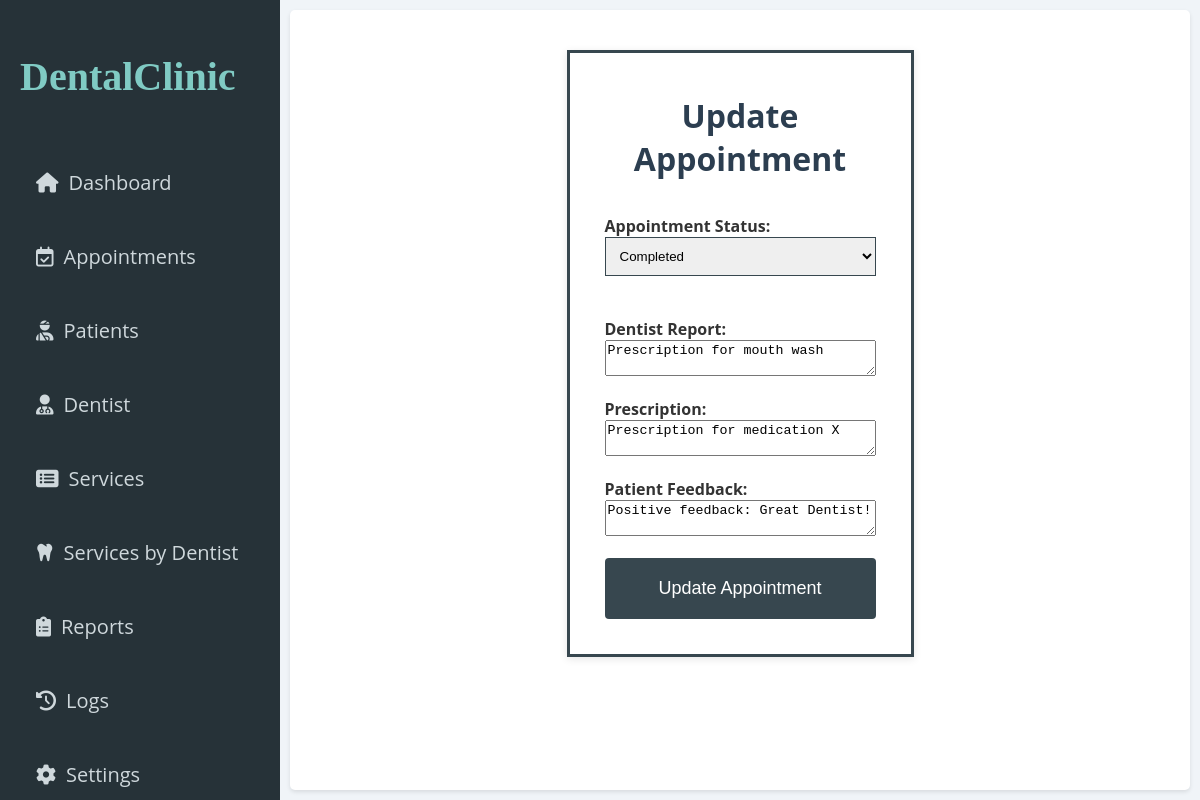
The page /mydental/update_appointment.php?AppointmentID=1 on the database its author committed.
### tables this page shows
CREATE TABLE `appointment` (
  `AppointmentID` int(11) NOT NULL,
  `PatientID` int(11) NOT NULL,
  `ServiceCode` char(3) NOT NULL,
  `DentistID` int(11) NOT NULL,
  `AppointmentDate` date NOT NULL,
  `AppointmentTime` time NOT NULL CHECK (`AppointmentTime` between '09:00:00' and '16:00:00'),
  `AppointmentStatus` varchar(10) DEFAULT 'Upcoming' CHECK (`AppointmentStatus` in ('Upcoming','Completed','Missed','Cancelled')),
  `DentistReport` text DEFAULT NULL,
  `Prescription` text DEFAULT NULL,
  `PatientFeedback` text DEFAULT NULL
);

### mydental/update_appointment.php (the view, shortened to what this page needs)
<!DOCTYPE html>
<html lang="en">
<head>
    <link rel="stylesheet" href="queries.css">
    <link rel="stylesheet" href="https://cdnjs.cloudflare.com/ajax/libs/font-awesome/6.0.0/css/all.min.css">
</head>
<body>
    <div class="dashboard">
        <nav class="menu">
            <div class="logo">
                <h2>DentalClinic</h2>
            </div>
            <ul class="menu-list">
                <li><a href="admin.php"><i class="fa fa-home"></i> Dashboard</a></li>
                <li><a href="appointment.php"><i class="fa-regular fa-calendar-check"></i> Appointments</a></li>
                <li><a href="patient.php"><i class="fa-solid fa-user-injured"></i> Patients</a></li>
                <li><a href="dentist.php"><i class="fa-solid fa-user-md"></i> Dentist</a></li>
                <li><a href="service.php"><i class="fa-solid fa-list-alt"></i> Services</a></li>
                <li><a href="service_by_dentist.php"><i class="fa-solid fa-tooth"></i> Services by Dentist</a></li>
                <li><a href="reports.php"><i class="fa fa-clipboard-list"></i> Reports</a></li>
                <li><a href="log.php"><i class="fa-solid fa-history"></i> Logs</a></li>
                <li><a href="#"><i class="fa-solid fa-cog"></i> Settings</a></li>
            </ul>
        </nav>
        <div class="main-content">
            <div class="form-container">
                <h1>Update Appointment</h1>
                <?php
                $conn = new mysqli("localhost", "root", "", "dentalclinic");
                $appointmentID = isset($_GET['AppointmentID']) ? $_GET['AppointmentID'] : null;
                if ($appointmentID !== null && is_numeric($appointmentID)) {
                    $query = "SELECT * FROM appointment WHERE AppointmentID = ?";
                    $stmt = $conn->prepare($query);
                    $stmt->bind_param("i", $appointmentID);
                    $stmt->execute();
                    $result = $stmt->get_result();
                    if ($result->num_rows > 0) {
                        $appointment = $result->fetch_assoc();
                        echo '<form action="" method="POST">';
                        echo '<label for="AppointmentStatus">Appointment Status:</label>';
                        echo '<select id="AppointmentStatus" name="AppointmentStatus" required>';
                        echo '<option value="Completed" ' . ($appointment['AppointmentStatus'] == 'Completed' ? 'selected' : '') . '>Completed</option>';
                        echo '</select><br>';
                        echo '<label for="DentistReport">Dentist Report:</label>';
                        echo '<textarea id="DentistReport" name="DentistReport" required>' . htmlspecialchars($appointment['DentistReport']) . '</textarea><br>';
                        echo '<label for="Prescription">Prescription:</label>';
                        echo '<textarea id="Prescription" name="Prescription" required>' . htmlspecialchars($appointment['Prescription']) . '</textarea><br>';
                        echo '<label for="PatientFeedback">Patient Feedback:</label>';
                        echo '<textarea id="PatientFeedback" name="PatientFeedback" required>' . htmlspecialchars($appointment['PatientFeedback']) . '</textarea><br>';
                        echo '<button type="submit">Update Appointment</button>';
                        echo '</form>';
                    } else {
                        echo "<p>Appointment not found.</p>";
                    }
                } else {
                    echo "<p>Invalid or missing Appointment ID.</p>";
                }
                ?>
            </div>
        </div>
    </div>
</body>
</html>

### mydental/queries.css (style rules this page uses)
.main-content { flex-grow: 1; padding: 20px; background-color: white; box-shadow: 0 2px 4px rgba(0, 0, 0, 0.1); border-radius: 5px; margin: 10px; }
h1 { text-align: center; margin-bottom: 20px; color: #2c3e50; }
.form-container { background-color: white; padding: 20px; width: 35%; margin: 20px auto; border: #37474f 3px solid; box-shadow: 0 2px 8px rgba(0, 0, 0, 0.1); }
form { display: flex; flex-direction: column; padding: 15px; }
.form-container label { font-weight: bold; }
.form-container input, .form-container select { padding: 10px; border: 1px solid #37474f; margin-bottom: 20px; }
.form-container button { padding: 20px; background-color: #37474f; color: white; border: none; border-radius: 4px; cursor: pointer; font-size: 18px; }
select option { color: #000; }

### mydental/styles.css (style rules this page uses)
body { font-family: "Open Sans", sans-serif; margin: 0; padding: 0; background-color: #f0f4f8; color: #333; }
.dashboard { display: flex; height: 100vh; }
.menu { width: 240px; background-color: #263238; color: #fff; padding: 20px; }
.logo h2 { color: #80cbc4; font-family: "Lobster", cursive; font-size: 40px; padding-bottom: 20px; }
.menu-list { list-style: none; padding: 0; margin-top: 30px; }
.menu-list li { margin-bottom: 15px; }
.menu a { display: flex; align-items: center; text-decoration: none; color: #cfd8dc; padding: 16px; border-radius: 5px; transition: background-color 0.3s; font-size: 20px; gap: 10px; }
.main-content { flex-grow: 1; padding: 20px; margin: 10px; background-color: white; border-radius: 8px; box-shadow: 0 4px 8px rgba(0, 0, 0, 0.1); }

### rows shown on the page
appointment: AppointmentStatus "Completed", DentistReport "Prescription for mouth wash", Prescription "Prescription for medication X", PatientFeedback "Positive feedback: Great Dentist!"
